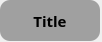
<?xml version="1.0" encoding="UTF-8"?>
<ui version="4.0">
 <class>Skill_Form</class>
 <widget class="QWidget" name="Skill_Form">
  <property name="geometry">
   <rect>
    <x>0</x>
    <y>0</y>
    <width>102</width>
    <height>42</height>
   </rect>
  </property>
  <property name="windowTitle">
   <string>Form</string>
  </property>
  <widget class="QFrame" name="skillFrame">
   <property name="geometry">
    <rect>
     <x>0</x>
     <y>0</y>
     <width>100</width>
     <height>41</height>
    </rect>
   </property>
   <property name="sizePolicy">
    <sizepolicy hsizetype="Preferred" vsizetype="Preferred">
     <horstretch>0</horstretch>
     <verstretch>0</verstretch>
    </sizepolicy>
   </property>
   <property name="minimumSize">
    <size>
     <width>100</width>
     <height>40</height>
    </size>
   </property>
   <property name="styleSheet">
    <string notr="true">QFrame#skillFrame {
    background-color: #A0A0A0; /* Light grey background */
    border-radius: 10px;    /* Adjust for desired roundness */
    border: none;           /* No explicit border */
    padding: 0px;           /* Ensure padding is handled by inner layout margins */
}</string>
   </property>
   <property name="frameShape">
    <enum>QFrame::StyledPanel</enum>
   </property>
   <property name="frameShadow">
    <enum>QFrame::Raised</enum>
   </property>
   <layout class="QVBoxLayout" name="verticalLayout">
    <item>
     <widget class="QLabel" name="skillName">
      <property name="sizePolicy">
       <sizepolicy hsizetype="MinimumExpanding" vsizetype="Preferred">
        <horstretch>0</horstretch>
        <verstretch>0</verstretch>
       </sizepolicy>
      </property>
      <property name="font">
       <font>
        <family>Bahnschrift SemiBold</family>
        <pointsize>11</pointsize>
        <weight>75</weight>
        <bold>true</bold>
       </font>
      </property>
      <property name="styleSheet">
       <string notr="true">border: none;
background-color: #A0A0A0;</string>
      </property>
      <property name="text">
       <string>Title</string>
      </property>
      <property name="alignment">
       <set>Qt::AlignCenter</set>
      </property>
     </widget>
    </item>
   </layout>
  </widget>
 </widget>
 <resources/>
 <connections/>
</ui>
